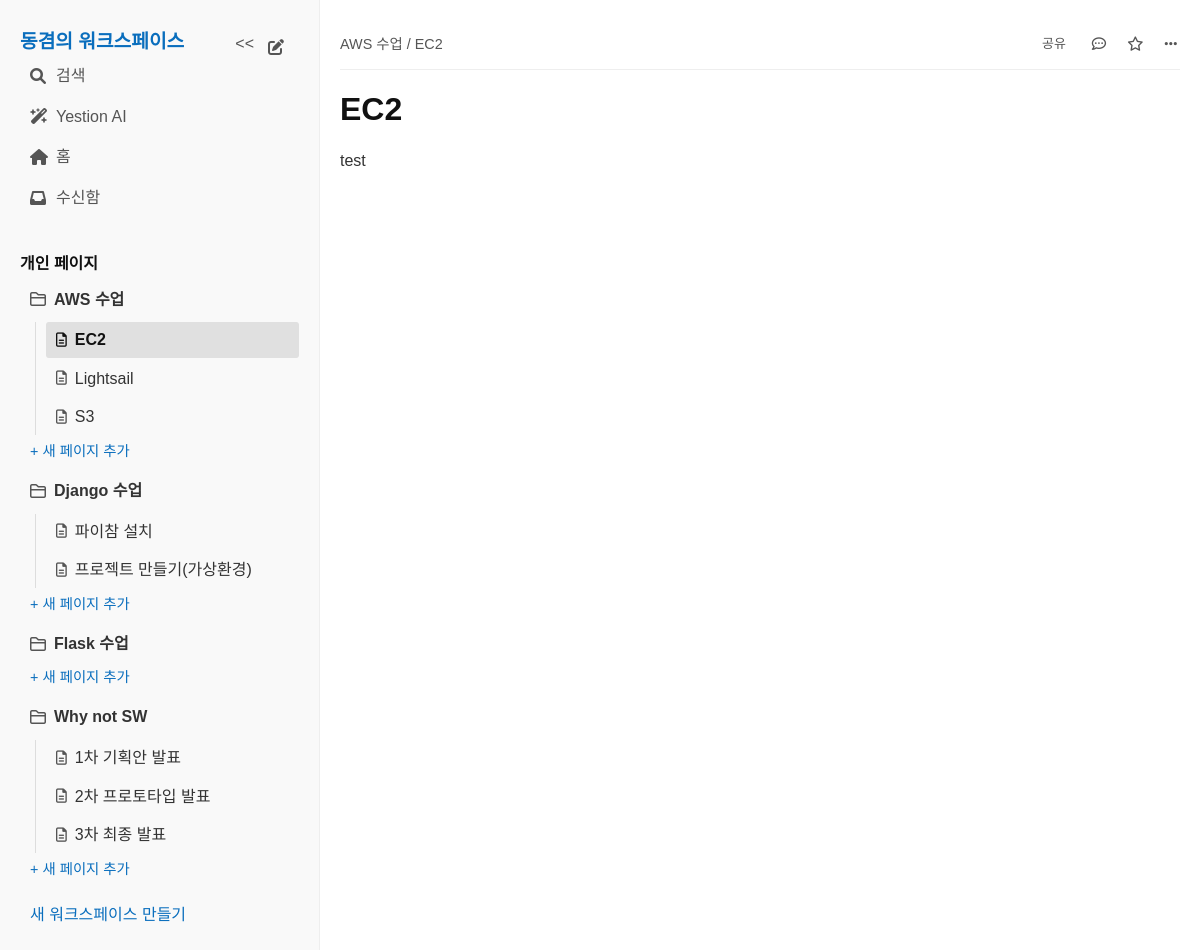
The app's page /pages/1/ with its own data.
### pages/models.py (models this page shows, shortened)
class Workspace(models.Model):
    name = models.CharField(max_length=100)
    created_at = models.DateTimeField(auto_now_add=True)

class Page(models.Model):
    workspace = models.ForeignKey(Workspace, on_delete=models.CASCADE, related_name='pages')
    title = models.CharField(max_length=200)
    content = models.TextField(blank=True, null=True)
    created_at = models.DateTimeField(auto_now_add=True)
    updated_at = models.DateTimeField(auto_now=True)
    parent_page = models.ForeignKey('self', on_delete=models.SET_NULL, null=True, blank=True, related_name='subpages')

### pages/views.py (the view)
# urls.py: path('pages/<int:page_id>/', views.page_detail, name='page_detail'),
def page_detail(request, page_id):
    page = get_object_or_404(Page, id=page_id)
    return render(request, 'pages/page_detail.html', {'page': page})

### pages/context_processors.py (called while the page is built)
def sidebar_data(request):
    workspaces = Workspace.objects.all()
    for workspace in workspaces:
        workspace.top_level_pages = workspace.pages.filter(parent_page__isnull=True).order_by('title')
    return {
        'all_workspaces_with_pages': workspaces,
    }

### pages/templates/pages/page_detail.html (shortened to what this page needs)
{% extends 'pages/base.html' %}
{% block content %}
    <div class="top-navbar">
        <div class="top-navbar-left">
            <span class="breadcrumb">
                <a href="{% url 'page_list' workspace_id=page.workspace.id %}">{{ page.workspace.name }}</a>
                / {{ page.title }}
            </span>
        </div>
        <div class="top-navbar-right">
            <span class="top-navbar-text-button" title="공유">
                공유
            </span>
            <span class="top-navbar-icon" title="댓글 사이드바 열기">
                 <i class="far fa-comment-dots"></i>
            </span>
            <span class="top-navbar-icon" title="즐겨찾기">
                 <i class="far fa-star"></i>
            </span>
             <span class="top-navbar-icon" title="더보기">
                 <i class="fas fa-ellipsis-h"></i>
            </span>
        </div>
    </div>
    <h1>{{ page.title }}</h1>
    <div class="page-detail-content">
        {% autoescape off %}
        {{ page.content|linebreaksbr }}
        {% endautoescape %}
    </div>
{% endblock %}

### pages/templates/pages/base.html (shortened to what this page needs)
{% load static %}
<!DOCTYPE html>
<html>
<head>
    <link rel="stylesheet" type="text/css" href="{% static 'pages/style.css' %}">
    <link rel="stylesheet" href="https://cdnjs.cloudflare.com/ajax/libs/font-awesome/6.0.0/css/all.min.css">
</head>
<body>
    <div class="container">
        <div class="sidebar">
            <div class="sidebar-header">
                <h3><a href="{% url 'workspace_list' %}">동겸의 워크스페이스</a></h3>
                <button id="sidebar-toggle" class="sidebar-toggle-button" title="사이드바 숨기기">
                    <span class="toggle-icon"><<</span>
                </button>
                <span class="sidebar-header-icon-button" title="새 페이지 만들기 (더미)">
                    <i class="fas fa-pen-to-square"></i>
                </span>
                <p class="sidebar-menu-item">
                    <i class="fas fa-search"></i>
                    <span>검색</span>
                </p>
                <p class="sidebar-menu-item">
                    <i class="fas fa-wand-magic-sparkles"></i>
                    <span>Yestion AI</span>
                </p>
                <p class="sidebar-menu-item">
                    <i class="fas fa-home"></i>
                    <span>홈</span>
                </p>
                <p class="sidebar-menu-item">
                    <i class="fas fa-inbox"></i>
                    <span>수신함</span>
                </p>
            </div>
            <div class="sidebar-nav">
                <h4>개인 페이지</h4>
                <ul>
                    {% for workspace in all_workspaces_with_pages %}
                        {% url 'page_list' workspace_id=workspace.id as workspace_url %}
                        <li {% if request.path == workspace_url %}class="active-workspace"{% endif %}>
                            <a href="{{ workspace_url }}" class="workspace-link">
                                <i class="far fa-folder"></i>
                                <span>{{ workspace.name }}</span>
                            </a>
                            {% if workspace.top_level_pages %}
                                <ul class="sub-pages">
                                    {% for page in workspace.top_level_pages %}
                                        {% url 'page_detail' page_id=page.id as page_url %}
                                        <li {% if request.path == page_url %}class="active-page"{% endif %}>
                                            <a href="{{ page_url }}" class="sidebar-page-link">
                                                <i class="far fa-file-lines"></i>
                                                <span>{{ page.title }}</span>
                                            </a>
                                        </li>
                                    {% endfor %}
                                </ul>
                            {% endif %}
                             <p class="add-page-link">
                                <a href="{% url 'page_create' workspace_id=workspace.id %}">+ 새 페이지 추가</a>
                            </p>
                        </li>
                    {% empty %}
                        <li>워크스페이스가 없습니다.</li>
                    {% endfor %}
                </ul>
                <p><a href="{% url 'workspace_create' %}">새 워크스페이스 만들기</a></p>
            </div>
        </div>
         <div class="main-content">
            {% block content %}
            {% endblock %}
        </div>
    </div>
</body>
</html>

### pages/static/pages/style.css (style rules this page uses)
body { font-family: sans-serif; line-height: 1.6; margin: 0; padding: 0; background-color: #f6f6f6; color: #333; }
h1, h2, h3, h4, h5, h6 { color: #111; margin-top: 1.5em; margin-bottom: 0.5em; line-height: 1.2; }
a { color: #0a6ebd; text-decoration: none; }
ul { list-style: none; padding: 0; margin: 0; }
li { margin-bottom: 5px; }
.page-detail-content { background-color: #fff; padding: 0; margin-top: 20px; }
.container { display: flex; min-height: 100vh; transition: all 0.3s ease; }
.sidebar { width: 320px; background-color: #f9f9f9; padding: 20px; box-sizing: border-box; flex-shrink: 0; overflow-y: auto; border-right: 1px solid #eee; transition: width 0.3s ease, padding 0.3s ease; }
.main-content { flex-grow: 1; padding: 20px; overflow-y: auto; background-color: #fff; }
.sidebar-header { position: relative; margin-bottom: 20px; padding-top: 10px; padding-bottom: 10px; padding-right: 70px; }
.sidebar-header h3 { margin-top: 0; margin-bottom: 0; font-size: 1.2em; }
.sidebar-toggle-button { background: none; border: none; cursor: pointer; padding: 5px; font-size: 1em; color: #555; position: absolute; top: 10px; right: 40px; z-index: 10; transition: background-color 0.2s ease, color 0.2s ease; }
.sidebar-header-icon-button { cursor: pointer; position: absolute; top: 10px; right: 10px; z-index: 10; padding: 5px; border-radius: 3px; color: #555; transition: background-color 0.2s ease, color 0.2s ease; font-size: 1em; }
.sidebar-nav { margin-top: 20px; }
.sidebar-header p { margin: 5px 0; padding: 5px 0; color: #555; cursor: pointer; }
.sidebar-header .sidebar-menu-item { display: flex; align-items: center; margin: 5px 0; padding: 5px 10px; color: #555; cursor: pointer; transition: background-color 0.2s ease, color 0.2s ease; border-radius: 3px; }
.sidebar-header .sidebar-menu-item i { margin-right: 10px; width: 16px; text-align: center; font-size: 1em; color: #555; flex-shrink: 0; }
.sidebar-nav ul { list-style: none; padding: 0; margin: 0; }
.sidebar-nav li { margin-bottom: 3px; }
.sidebar-nav .workspace-link { font-weight: bold; margin-bottom: 5px; display: flex; align-items: center; padding: 5px 10px; color: #333; text-decoration: none; border-radius: 3px; transition: background-color 0.2s ease; }
.sidebar-nav .workspace-link i { margin-right: 8px; font-size: 1em; color: #555; flex-shrink: 0; }
.sidebar-nav .workspace-link span { flex-grow: 1; }
.sidebar-nav .sub-pages { margin-left: 15px; border-left: 1px solid #ddd; padding-left: 10px; }
.sidebar-nav .sub-pages li { margin-bottom: 3px; }
.sidebar-nav .sub-pages li a.sidebar-page-link { display: flex; align-items: center; padding: 5px 10px; color: #333; text-decoration: none; border-radius: 3px; transition: background-color 0.2s ease; }
.sidebar-nav .sub-pages li a.sidebar-page-link i { margin-right: 8px; font-size: 0.9em; color: #555; flex-shrink: 0; }
.sidebar-nav .sub-pages li a.sidebar-page-link span { flex-grow: 1; }
.sidebar-nav .add-page-link { margin-top: 5px; margin-bottom: 10px; font-size: 0.9em; padding: 0 10px; }
.sidebar-nav > p { padding: 5px 10px; }
.sidebar-nav li.active-page > a.sidebar-page-link { background-color: #e0e0e0; font-weight: bold; color: #111; border-radius: 3px; }
.sidebar-nav li.active-page > a.sidebar-page-link i, .sidebar-nav li.active-page > a.sidebar-page-link span { color: #111; }
.top-navbar { display: flex; justify-content: space-between; align-items: center; padding: 10px 0; border-bottom: 1px solid #eee; margin-bottom: 20px; color: #555; font-size: 0.9em; }
.top-navbar-left { display: flex; align-items: center; }
.top-navbar-right { display: flex; align-items: center; }
.top-navbar .breadcrumb { margin-right: 15px; }
.top-navbar .breadcrumb a { color: #555; text-decoration: none; }
.top-navbar-icon { cursor: pointer; margin-left: 15px; padding: 3px; border-radius: 3px; transition: background-color 0.2s ease, color 0.2s ease; color: #555; }
.top-navbar-text-button { cursor: pointer; margin-left: 15px; padding: 3px 8px; border-radius: 3px; transition: background-color 0.2s ease, color 0.2s ease; color: #555; font-size: 0.9em; white-space: nowrap; }
.main-content h1 { margin-top: 0.5em; }

### records on screen
Workspace: name "AWS 수업"
Page: title "EC2", workspace.name "AWS 수업", content "test"
Page: title "Lightsail"
Page: title "S3"
Workspace: name "Django 수업"
Page: title "파이참 설치"
Page: title "프로젝트 만들기(가상환경)"
Workspace: name "Flask 수업"
Workspace: name "Why not SW"
Page: title "1차 기획안 발표"
Page: title "2차 프로토타입 발표"
Page: title "3차 최종 발표"
